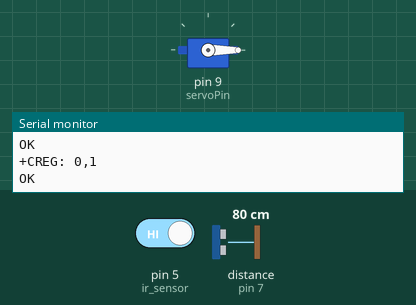
The sketch below on a simulated Arduino Uno, built with avr-gcc and run on an emulated ATmega328P. On the bench: servo, the last lines printed to the serial monitor. Wiring (inferred from the names in the program): ultrasonic range finder: trigger pin 8; echo pin 7. Inputs (shaded band) come from the test bench; at power-on: distance to the obstacle (sensor on pin 7) 80 cm, pin 5 (ir_sensor) HIGH. The echo pulse lasts 58.3 µs per cm; the modem accepts every AT command (registered, SIM ready, sends succeed) and sends nothing else.

Above: at 5.2 s.
5.3 s: distance to the obstacle (sensor on pin 7) set to 18 cm
6.8 s: distance to the obstacle (sensor on pin 7) set to 14 cm
At 7.34 s:
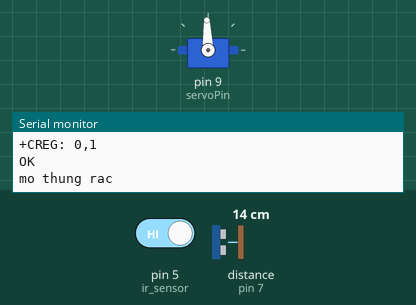
At 8.6 s:
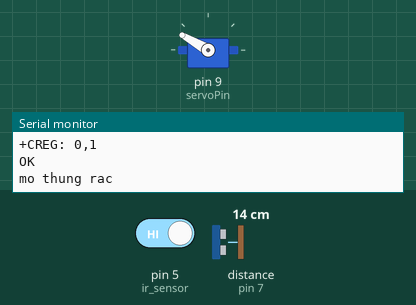
12.1 s: distance to the obstacle (sensor on pin 7) set to 35 cm
At 12.31 s:
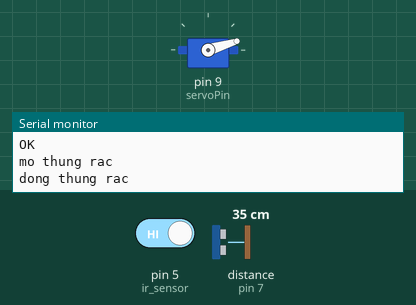
15.3 s: distance to the obstacle (sensor on pin 7) set to 2 cm
Timing chart, 0 to 23.2 s (numbered marks = the images above; inputs shaded):
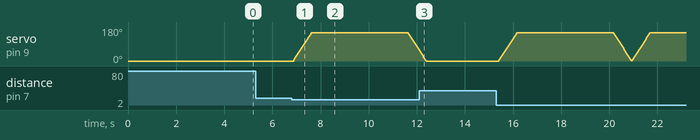

Measured:
- the behaviour switches between 16 and 15 cm on distance to the obstacle (sensor on pin 7) (found by bisection; images 0 and 1)
- after the input at 5.3 s, every drawn part: stays the same
- after the input at 6.8 s, servo on pin 9 (servoPin): rises from 0° to 150° in 0.75 s, then falls to 57° in 4.5 s
- after the input at 12.1 s, servo on pin 9 (servoPin): goes on until 12.4 s, then stays 0°

The sketch:

source.ino
```cpp
#include <Servo.h>
#include <SoftwareSerial.h>
int echoPin = 7;
int trigPin = 8;
int servoPin = 9;
int duration; //micro second
float distance;
int pos=0;
Servo myServo;
unsigned long previousMillis = 0;
unsigned long openTime = 0;
int isOpen = 0;    // Trang thai thung rac (true: mo, false: dong)

SoftwareSerial sim800l(3, 2);
int ir_sensor = 5; //Chân cảm biến hồng ngoại nối chân số 5 Arduino
int value = 1;
// Đã gửi tin nhắn hay chưa
bool flag = false;

void setup() {

// initialize serial communication:
  Serial.begin(9600);
  pinMode(trigPin,OUTPUT);
  pinMode(echoPin,INPUT);
  myServo.attach(servoPin);
  // Góc quay ban đầu của servo
  myServo.write(0);
  myServo.detach();

  sim800l.begin(9600);
  Serial.begin(9600);

  Serial.println("Initializing...");
  delay(1000);
  sim800l.println("AT"); //Once the handshake test is successful, it will back to OK
  updateSerial();
  sim800l.println("AT+CBC"); //trinh trang pin lipo, dien ap
  updateSerial();
  sim800l.println("AT+CSQ"); //Chat luong tin hieu, 0-31
  updateSerial();
  sim800l.println("AT+COPS?"); //Tra ve ten nha mang
  updateSerial();
  sim800l.println("AT+CCID"); //So the sim
  updateSerial();

  sim800l.println("AT+CREG?"); //Kiem tra sim da dang ki mạng network chua, tra ve 1, 5 là ok
  updateSerial();

  pinMode(ir_sensor, INPUT);
}

void loop() {
  // Thời gian lấy mẫu của cảm biến siêu âm 100ms
  if((unsigned long) (millis() - previousMillis) >= 100){
    previousMillis = millis();

    distance = get_distance();
//    Serial.print("\nDistance in centimers: ");
//    Serial.print(distance);

    // Voi distance <= 15 mo thung rac
    if(distance <= 15){
      openTime = millis();
      open_dustbin();
      isOpen = 1;
      //Thoi gian mo thung rac la 4s
      delay(4000);
    }
  }

  // Khi thùng rác đầy thì gửi tin nhắn về điện thoại
  if((digitalRead(ir_sensor) == 0) && (flag == false) && (isOpen == false)){
    Serial.println("Thung rac day");
    SendSMS();
    if (sim800l.available()){
      Serial.write(sim800l.read());
    }
    updateSerial();
    //Tin nhan da duoc gui
    flag = true;
  }
  if(digitalRead(ir_sensor) == 1 && flag == true){
    flag = false;
  }

  // Khi thoi gian mo lon hon 4s thi dong thung rac
  if ((millis() - openTime >= 4000) && (isOpen == true))
  {
    close_dustbin();
    isOpen = 0;
  }


}

void open_dustbin()
{
  myServo.attach(servoPin);
  Serial.println("\nmo thung rac");
  for (pos = 0; pos <= 150; pos += 1)   // Góc mở của servo (nắp thùng rác) từ 0-150
  {
    myServo.write(pos);                // yêu cầu servo chuyển đến vị trí trong biến 'pos'
    delay(5);                         // tốc độ mở thùng rác (cu 5 mili giay quay 1 goc 1 do)
  }
//  myServo.detach();
}
void close_dustbin()
{
//  myServo.attach(servoPin);
  Serial.println("\ndong thung rac");
  for (pos = 150; pos >= 0; pos -= 1)
  {
    myServo.write(pos);
    delay(5);
  }
  myServo.detach();
}

float get_distance(){
      // Sinh ra xung o chan trig
    digitalWrite(trigPin,LOW);
    delayMicroseconds(2);
    digitalWrite(trigPin,HIGH);
    delayMicroseconds(10);
    digitalWrite(trigPin,LOW);

    // Nhan
    duration = pulseIn(echoPin,HIGH);
    distance = duration * 0.034/2.;
    return distance;
}

void updateSerial()
{
  delay(500);
  while (Serial.available())
  {
    sim800l.write(Serial.read());//Forward what Serial received to Software Serial Port
  }
  while(sim800l.available())
  {
    Serial.write(sim800l.read());//Forward what Software Serial received to Serial Port
  }
}

void SendSMS()
{
  Serial.println("Sending SMS...");
  sim800l.print("AT+CMGF=1\r");
  delay(100);
  sim800l.print("AT+CMGS=\"+84347570116\"\r"); /* Replace your phone number -here */
  delay(500);
  sim800l.print("Thung rac da day!!! Hay di do rac");
  delay(500);
  sim800l.print((char)26); //(required according to the datasheet)
  delay(500);
  sim800l.println();
  Serial.println("Text Sent.");
  delay(500);
}
```
